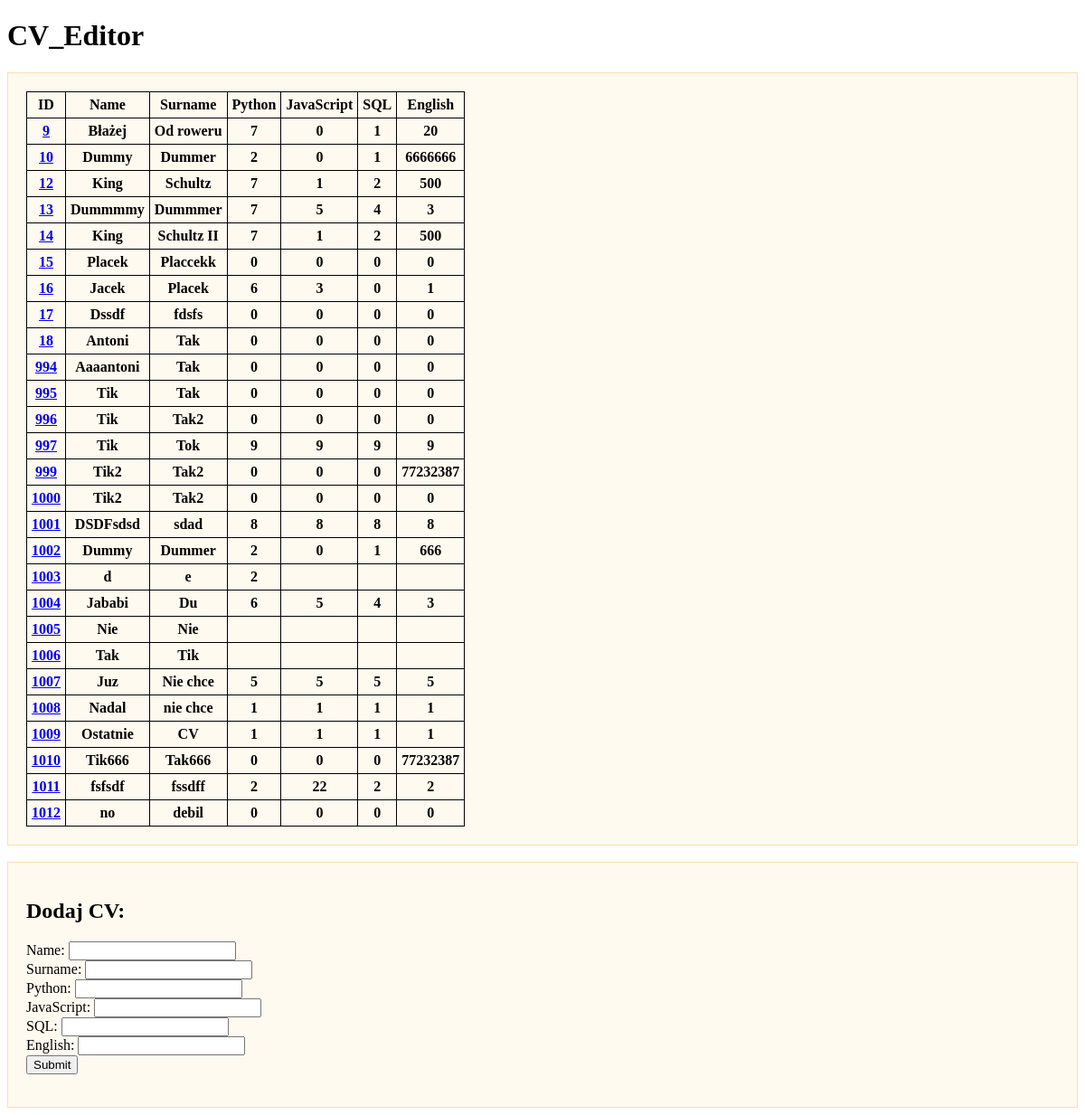
The page /cv/ on the database as committed earlier.
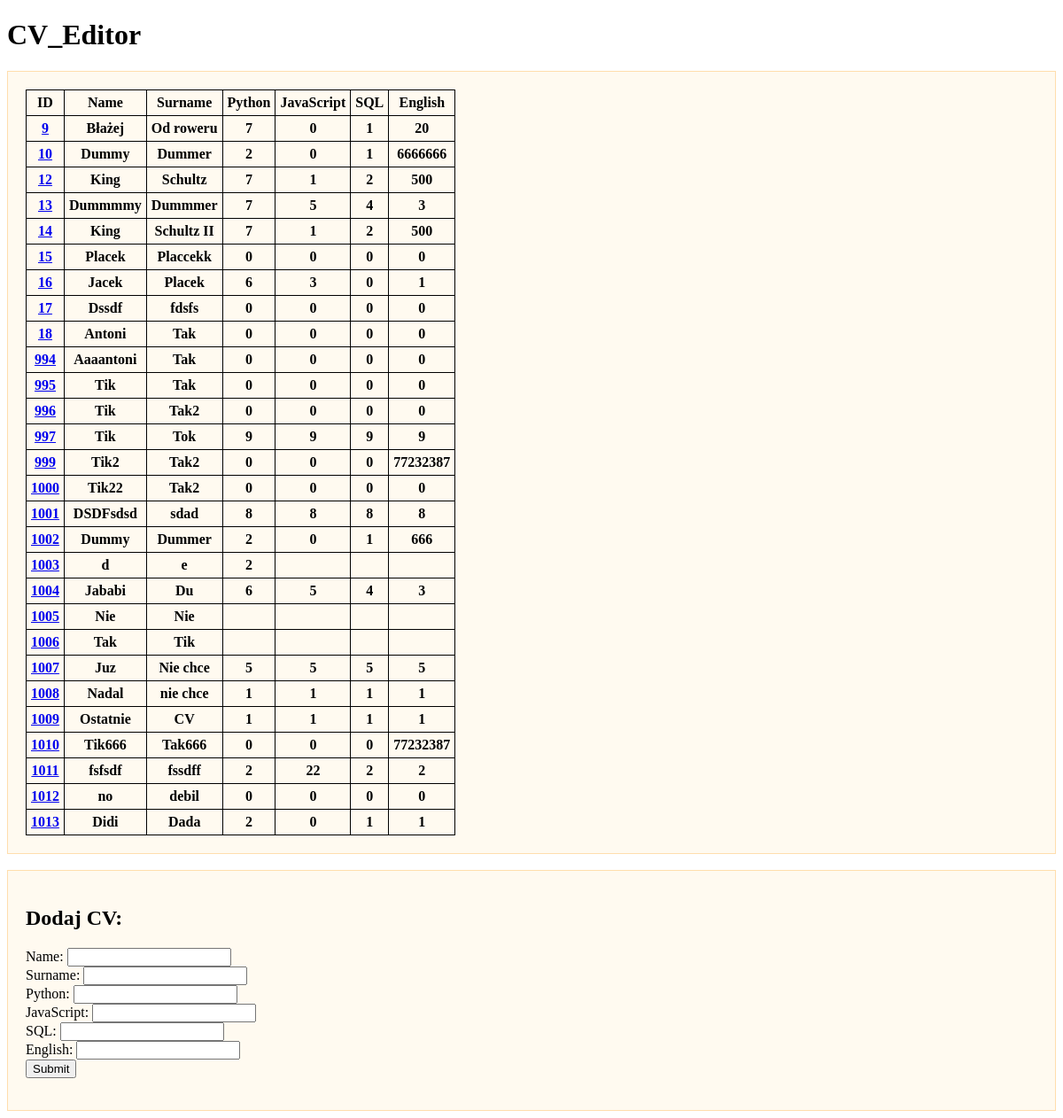
The same page on the database as committed later.
### tables this page shows
CREATE TABLE "basic_table" (
    "id"	INTEGER NOT NULL PRIMARY KEY AUTOINCREMENT UNIQUE,
    "firstname"	TEXT NOT NULL,
    "lastname"	TEXT NOT NULL,
    "python"	INTEGER DEFAULT 0,
    "javascript"	INTEGER DEFAULT 0,
    "sql"	INTEGER DEFAULT 0,
    "english"	INTEGER DEFAULT 0
);

### main.py (the view, shortened to what this page needs)
@app.route('/cv', methods=['GET', 'POST'])
@app.route('/cv/', methods=['GET', 'POST'])
def cv():
    single_result = False
    all_db_records = query_read_db()
    if request.method == "GET":
        pass
    return render_template("index.html", all_db_records=all_db_records, single_result=single_result)

### db_queries.py (called while the page is built)
def query_read_db(db="CV_Editor.db", table="basic_table"):
    query_file = "select_all.sql"
    conn = sqlite3.connect(db)
    conn.row_factory = sqlite3.Row # stackoverflow: This enables column access by name: row['column_name']
    c = conn.cursor()
    with open(query_file, encoding='utf-8') as file:
        query = file.read()
    c.execute(query)
    db_list_of_dicts = [dict(row) for row in c.fetchall()]
    conn.close()
    return db_list_of_dicts

### templates/index.html (shortened to what this page needs)
<!DOCTYPE html>
<html lang="en">
<head>
</head>
<body>
<h1>CV_Editor</h1>
<div class="ramka">
    <table>
        <tr>
            <th>ID</th>
            <th>Name</th>
            <th>Surname</th>
            <th>Python</th>
            <th>JavaScript</th>
            <th>SQL</th>
            <th>English</th>
        </tr>
        {% for record in all_db_records %}
        <tr>
            <th><a href="/cv/{{ record.id }}">{{ record.id }}</a></th>
            <th>{{ record.firstname }}</th>
            <th>{{ record.lastname }}</th>
            <th>{{ record.python }}</th>
            <th>{{ record.javascript }}</th>
            <th>{{ record.sql }}</th>
            <th>{{ record.english }}</th>
        </tr>
        {% endfor %}
    </table>
</div>
<br>
{% if not single_result %}
<div class="ramka">
<p>
    <h2>Dodaj CV:</h2>
    <form method="post" action="">
    <a>Name: </a><input type="text" name="firstname_from_form"><br>
    <a>Surname: </a><input type="text" name="lastname_from_form"><br>
    <a>Python: </a><input type="number" name="python_from_form"><br>
    <a>JavaScript: </a><input type="number" name="javascript_from_form"><br>
    <a>SQL: </a><input type="number" name="sql_from_form"><br>
    <a>English: </a><input type="number" name="english_from_form"><br>
    <input type="submit">
    </form>
</p>
</div>
{% endif %}
</body>
</html>

### templates/index.html (style rules this page uses)
.ramka { border: 1px solid navajowhite; background: floralwhite; padding: 20px; }
table { border-collapse: collapse; }
th { border: 1px solid black; padding: 5px; }

Rows that differ between the two databases and show on the page:
changed basic_table id 1000: firstname "Tik2" → "Tik22"
added basic_table: id "1013", firstname "Didi", lastname "Dada", python "2", javascript "0", sql "1", english "1"
